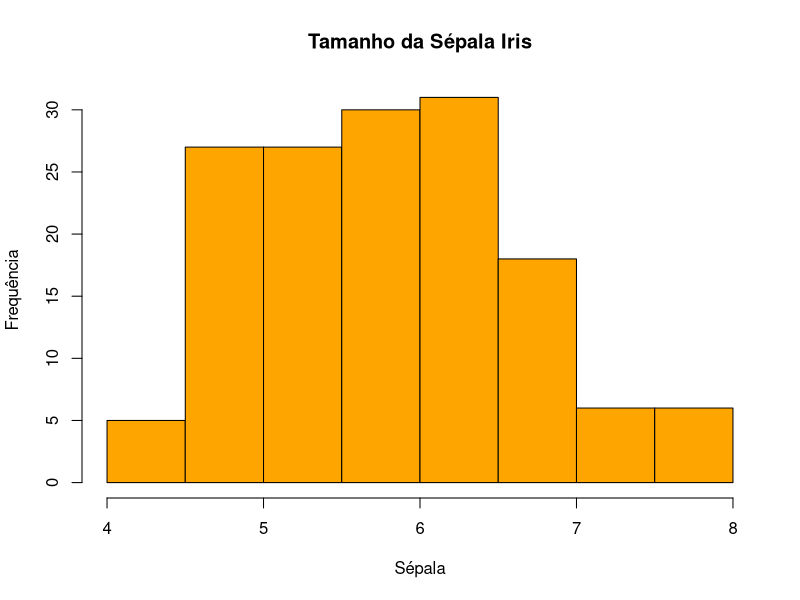
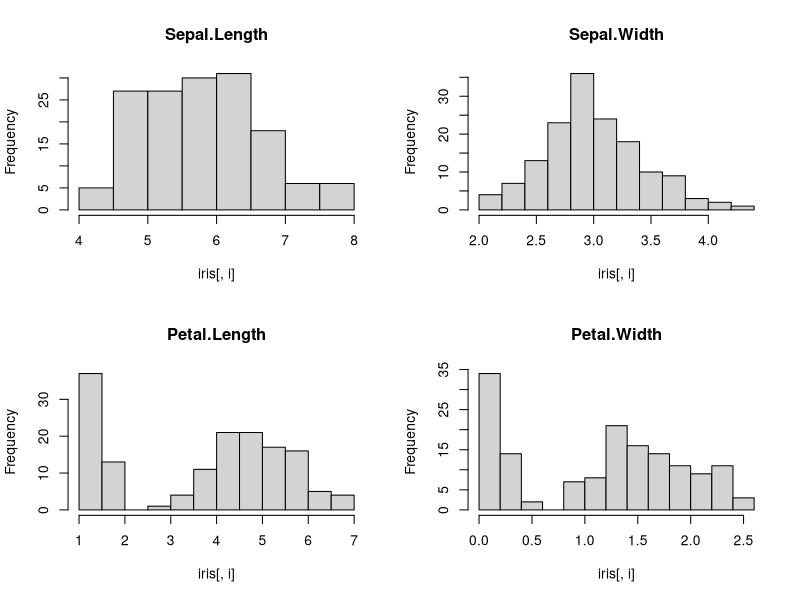

Source code (R) for these figures, in order:
#Carregando dados
data(iris)
head(iris)

#Gráfico Histograma
hist(iris$Sepal.Length,
     col = "orange",
     main = "Tamanho da Sépala Iris",
     xlab = "Sépala",
     ylab = "Frequência")

#Todos Gráficos Histogramas 
par(mfrow=c(2,2))
for(i in 1:4) {
  hist(iris[,i], main=names(iris)[i])
}